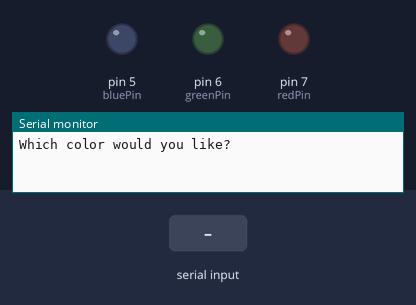
Bench run of a sketch on a simulated Arduino Uno, built with avr-gcc and run on an emulated ATmega328P. Shown: output pins drawn as LEDs (lit = HIGH), the last lines printed to the serial monitor. Inputs (shaded band) come from the test bench.

Above: at 1.2 s.
1.3 s: "red" received over Serial
At 3.8 s:
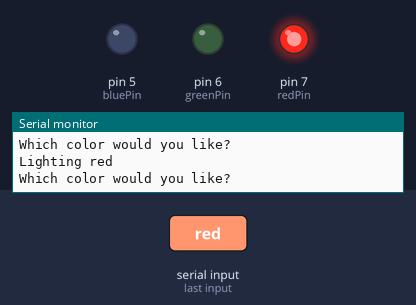
4.3 s: "green" received over Serial
At 6.1 s:
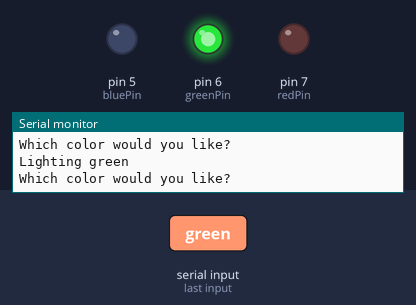
7.3 s: "blue" received over Serial
At 9.6 s:
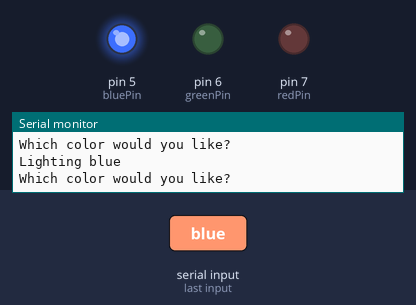
Timing chart, 0 to 11.1 s (numbered marks = the images above; inputs shaded):
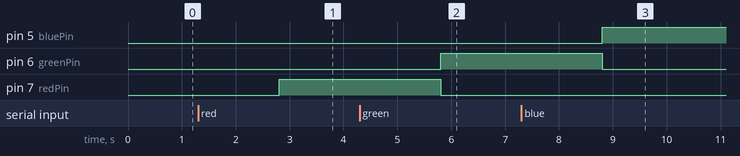

Measured:
- after the input at 1.3 s, pin 7 (redPin): LOW → HIGH after 1.5 s
- after the input at 4.3 s, pin 6 (greenPin): LOW → HIGH after 1.5 s; pin 7 (redPin): HIGH → LOW after 1.5 s
- after the input at 7.3 s, pin 5 (bluePin): LOW → HIGH after 1.5 s; pin 6 (greenPin): HIGH → LOW after 1.5 s

The sketch:

Lesson19_oct16a.ino
```cpp
String chosenColor;
String msg = "Which color would you like?";
String msg2 = "Lighting ";

int redPin = 7;
int greenPin = 6;
int bluePin = 5;
int longDelay = 2000;
int shortDelay = 500;

void setup() {
  // put your setup code here, to run once:
  Serial.begin(9600);
  pinMode(redPin, OUTPUT);
  pinMode(greenPin, OUTPUT);
  pinMode(bluePin, OUTPUT);
}

void loop() {
  // put your main code here, to run repeatedly:
  Serial.println(msg);
  while(Serial.available() == 0) {}

  chosenColor = Serial.readString();
  if (chosenColor == "red" || chosenColor == "green" || chosenColor == "blue") {
    Serial.print(msg2);
    Serial.println(chosenColor);
    delay(shortDelay);

    if (chosenColor == "red") {
      digitalWrite(redPin, HIGH);
      digitalWrite(greenPin, LOW);
      digitalWrite(bluePin, LOW);

    }
    if (chosenColor == "green") {
      digitalWrite(greenPin, HIGH);
      digitalWrite(redPin, LOW);
      digitalWrite(bluePin, LOW);
    }
    if (chosenColor == "blue") {
      digitalWrite(bluePin, HIGH);
      digitalWrite(greenPin, LOW);
      digitalWrite(redPin, LOW);
    }
  }
}
```
